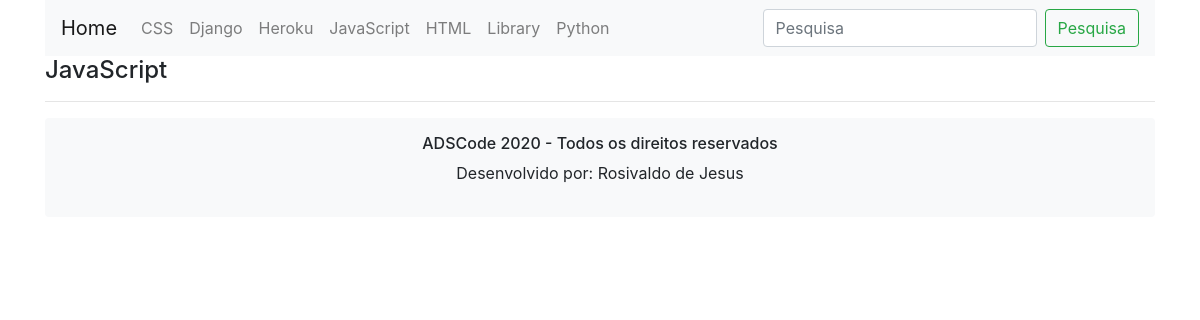
Before: /javascript/ with the older database file.
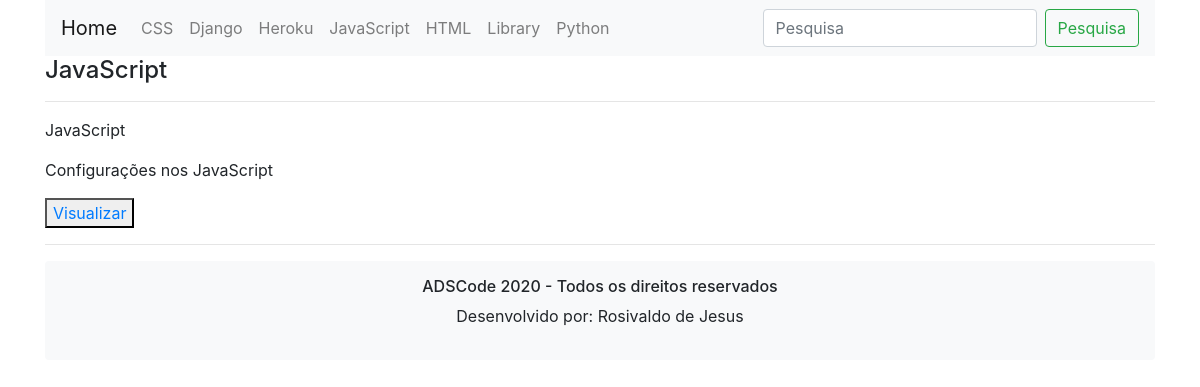
After: the same page with the newer database file.
### programacao/models.py (models this page shows, shortened)
class ArticleJavaScript(models.Model):
    title = models.CharField(max_length=255, blank=True, null=True, verbose_name="Título")
    abstract = models.CharField(max_length=255, blank=True, null=True, verbose_name="Subtítulo")
    content = RichTextField(blank=True, null=True, verbose_name="Texto")
    created_at = models.DateTimeField(auto_now_add=True)
    class Meta:
        db_table = 'tbArticleJavaScript'
        verbose_name_plural = 'Articles JavaScript'

### programacao/views.py (the view)
# urls.py: path('javascript/', Javascript),
def Javascript(request):
    post = ArticleJavaScript.objects.all()
    return render(request, 'javascript.html',{'post': post})

### templates/javascript.html (shortened to what this page needs)
{% extends 'model.html' %}
{% block content %}
<div class="container-xl">
    <section>
        <div>
            <h4>JavaScript</h4>
            <hr>
        </div>
    </section>
    <section>
        <div>
            {% for post in post %}
            <p>{{ post.title }}</p>
            <p>{{ post.abstract }}</p>
            <button>
                <a href="/javascriptView/?id={{ post.id }}">
                    Visualizar
                </a>
            </button>
            <hr>
            {% endfor %}
        </div>
    </section>
</div>
{% endblock %}

Changed rows visible on the page:
added ArticleJavaScript: title "JavaScript", abstract "Configurações nos JavaScript"
